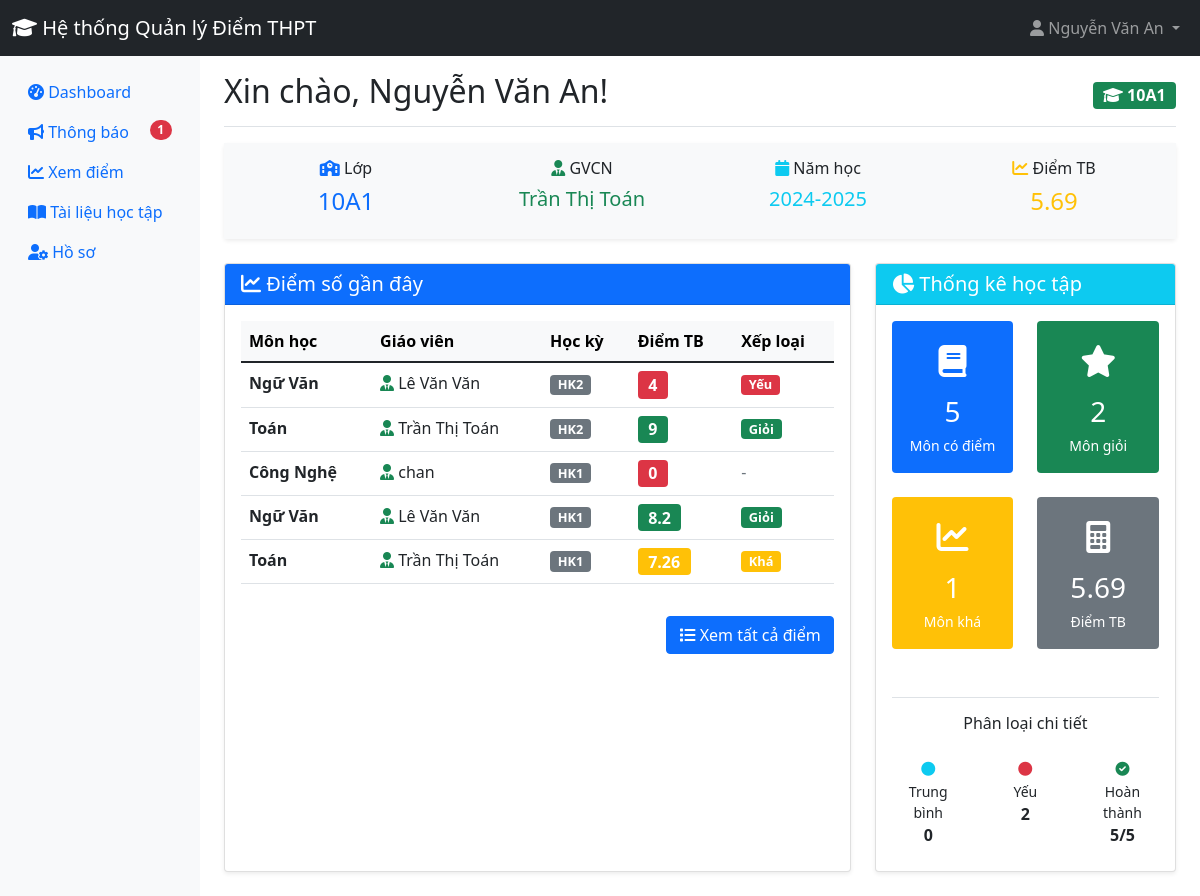
Page /student/dashboard.php (signed in) on the committed database.
### tables this page shows
CREATE TABLE `users` (
  `id` int(11) NOT NULL,
  `username` varchar(50) NOT NULL,
  `password` varchar(255) NOT NULL,
  `role` enum('admin','teacher','student') NOT NULL,
  `full_name` varchar(100) NOT NULL,
  `email` varchar(100) DEFAULT NULL,
  `phone` varchar(20) DEFAULT NULL,
  `created_at` timestamp NOT NULL DEFAULT current_timestamp(),
  `status` enum('active','inactive') DEFAULT 'active',
  `teacher_type` enum('homeroom','subject') DEFAULT 'subject'
);

CREATE TABLE `classes` (
  `id` int(11) NOT NULL,
  `class_name` varchar(50) NOT NULL,
  `grade` int(11) NOT NULL,
  `homeroom_teacher_id` int(11) DEFAULT NULL,
  `school_year` varchar(20) DEFAULT NULL
);

CREATE TABLE `scores` (
  `id` int(11) NOT NULL,
  `student_id` int(11) NOT NULL,
  `subject_id` int(11) NOT NULL,
  `class_id` int(11) NOT NULL,
  `teacher_id` int(11) NOT NULL,
  `semester` int(11) NOT NULL,
  `school_year` varchar(20) NOT NULL,
  `oral_1` float DEFAULT NULL,
  `oral_2` float DEFAULT NULL,
  `oral_3` float DEFAULT NULL,
  `fifteen_min_1` float DEFAULT NULL,
  `fifteen_min_2` float DEFAULT NULL,
  `fifteen_min_3` float DEFAULT NULL,
  `forty_five_min_1` float DEFAULT NULL,
  `forty_five_min_2` float DEFAULT NULL,
  `forty_five_min_3` float DEFAULT NULL,
  `mid_term` float DEFAULT NULL,
  `final_term` float DEFAULT NULL,
  `average` float DEFAULT NULL,
  `score_entry_deadline` date DEFAULT NULL,
  `is_locked` tinyint(1) DEFAULT 0,
  `last_modified` timestamp NOT NULL DEFAULT current_timestamp() ON UPDATE current_timestamp()
);

CREATE TABLE `subjects` (
  `id` int(11) NOT NULL,
  `subject_name` varchar(100) NOT NULL,
  `subject_code` varchar(20) NOT NULL
);

### student/dashboard.php (the view, shortened to what the rows shown need)
<?php
require_once '../includes/config.php';
$student_id = $_SESSION['user_id'];
$stmt = $pdo->prepare("SELECT * FROM users WHERE id = ?");
$stmt->execute([$student_id]);
$student = $stmt->fetch();
$stmt = $pdo->prepare("
    SELECT c.*, u.full_name as teacher_name
    FROM class_students cs
    JOIN classes c ON cs.class_id = c.id
    LEFT JOIN users u ON c.homeroom_teacher_id = u.id
    WHERE cs.student_id = ? AND cs.school_year = '2024-2025'
");
$stmt->execute([$student_id]);
$current_class = $stmt->fetch();
$stmt = $pdo->prepare("
    SELECT s.subject_name, sc.average, sc.semester, sc.school_year, sc.teacher_id,
           u.full_name as teacher_name, u.email as teacher_email, u.phone as teacher_phone
    FROM scores sc
    JOIN subjects s ON sc.subject_id = s.id
    JOIN users u ON sc.teacher_id = u.id
    WHERE sc.student_id = ? AND sc.school_year = '2024-2025'
    ORDER BY sc.semester DESC, s.subject_name
    LIMIT 6
");
$stmt->execute([$student_id]);
$recent_scores = $stmt->fetchAll();
$overall_average = 0;
if ($recent_scores) {
    $total = 0;
    $count = 0;
    foreach ($recent_scores as $score) {
        if ($score['average'] !== null) {
            $total += $score['average'];
            $count++;
        }
    }
    $overall_average = $count > 0 ? round($total / $count, 2) : 0;
}
?>
<!DOCTYPE html>
<html lang="vi">
<head>
    <link href="https://cdn.jsdelivr.net/npm/bootstrap@5.1.3/dist/css/bootstrap.min.css" rel="stylesheet">
    <link href="https://cdnjs.cloudflare.com/ajax/libs/font-awesome/6.0.0/css/all.min.css" rel="stylesheet">
</head>
<body>
    <div class="container-fluid">
        <div class="row">
            <main class="col-md-9 ms-sm-auto col-lg-10 px-md-4">
                <div class="d-flex justify-content-between flex-wrap flex-md-nowrap align-items-center pt-3 pb-2 mb-3 border-bottom">
                    <h1 class="h2">Xin chào, <?php echo htmlspecialchars($student['full_name']); ?>!</h1>
                    <div class="btn-toolbar mb-2 mb-md-0">
                        <span class="badge bg-success fs-6">
                            <i class="fas fa-graduation-cap"></i>
                            <?php echo $current_class ? htmlspecialchars($current_class['class_name']) : 'Chưa có lớp'; ?>
                        </span>
                    </div>
                </div>
                <?php if ($current_class): ?>
                    <div class="row mb-4">
                        <div class="col-12">
                            <div class="card border-0 shadow-sm">
                                <div class="card-body bg-light">
                                    <div class="row text-center">
                                        <div class="col-md-3">
                                            <h6><i class="fas fa-school text-primary"></i> Lớp</h6>
                                            <h4 class="text-primary"><?php echo htmlspecialchars($current_class['class_name']); ?></h4>
                                        </div>
                                        <div class="col-md-3">
                                            <h6><i class="fas fa-user-tie text-success"></i> GVCN</h6>
                                            <h5 class="text-success"><?php echo htmlspecialchars($current_class['teacher_name'] ?? 'Chưa có'); ?></h5>
                                        </div>
                                        <div class="col-md-3">
                                            <h6><i class="fas fa-calendar text-info"></i> Năm học</h6>
                                            <h5 class="text-info"><?php echo htmlspecialchars($current_class['school_year']); ?></h5>
                                        </div>
                                        <div class="col-md-3">
                                            <h6><i class="fas fa-chart-line text-warning"></i> Điểm TB</h6>
                                            <h4 class="text-warning"><?php echo $overall_average; ?></h4>
                                        </div>
                                    </div>
                                </div>
                            </div>
                        </div>
                    </div>
                <?php endif; ?>
                <div class="row mb-4">
                    <div class="col-md-8">
                        <div class="card shadow-sm h-100">
                            <div class="card-body">
                                <?php if ($recent_scores): ?>
                                    <div class="table-responsive">
                                        <table class="table table-hover score-table">
                                            <thead class="table-light">
                                                <tr>
                                                    <th>Môn học</th>
                                                    <th>Giáo viên</th>
                                                    <th>Học kỳ</th>
                                                    <th>Điểm TB</th>
                                                    <th>Xếp loại</th>
                                                </tr>
                                            </thead>
                                            <tbody>
                                                <?php foreach ($recent_scores as $score): ?>
                                                <tr>
                                                    <td>
                                                        <strong><?php echo htmlspecialchars($score['subject_name']); ?></strong>
                                                    </td>
                                                    <td>
                                                        <div class="teacher-info-popup"
                                                             data-bs-toggle="tooltip"
                                                             title="Email: <?php echo htmlspecialchars($score['teacher_email'] ?? 'Chưa có'); ?>&#10;Điện thoại: <?php echo htmlspecialchars($score['teacher_phone'] ?? 'Chưa có'); ?>">
                                                            <i class="fas fa-user-tie text-success"></i>
                                                            <?php echo htmlspecialchars($score['teacher_name']); ?>
                                                        </div>
                                                    </td>
                                                    <td>
                                                        <span class="badge bg-secondary subject-badge">HK<?php echo htmlspecialchars($score['semester']); ?></span>
                                                    </td>
                                                    <td>
                                                        <span class="badge bg-<?php
                                                            echo ($score['average'] >= 8) ? 'success' :
                                                                (($score['average'] >= 6.5) ? 'warning' :
                                                                (($score['average'] >= 5) ? 'info' : 'danger'));
                                                        ?> fs-6">
                                                            <?php echo $score['average'] ?? 'Chưa có'; ?>
                                                        </span>
                                                    </td>
                                                    <td>
                                                        <?php if ($score['average']): ?>
                                                            <?php
                                                            if ($score['average'] >= 8) echo '<span class="badge bg-success subject-badge">Giỏi</span>';
                                                            elseif ($score['average'] >= 6.5) echo '<span class="badge bg-warning subject-badge">Khá</span>';
                                                            elseif ($score['average'] >= 5) echo '<span class="badge bg-info subject-badge">Trung bình</span>';
                                                            else echo '<span class="badge bg-danger subject-badge">Yếu</span>';
                                                            ?>
                                                        <?php else: ?>
                                                            <span class="text-muted">-</span>
                                                        <?php endif; ?>
                                                    </td>
                                                </tr>
                                                <?php endforeach; ?>
                                            </tbody>
                                        </table>
                                    </div>
                                <?php endif; ?>
                            </div>
                        </div>
                    </div>
                </div>
            </main>
        </div>
    </div>
</body>
</html>

### rows in the picture
users: full_name "Nguyễn Văn An"
classes: class_name "10A1", homeroom_teacher.full_name "Trần Thị Toán", school_year "2024-2025"
scores: subject.subject_name "Ngữ Văn", teacher.full_name "Lê Văn Văn", semester "2", average "4", shows "Yếu"
scores: subject.subject_name "Toán", teacher.full_name "Trần Thị Toán", semester "2", average "9", shows "Giỏi"
scores: subject.subject_name "Công Nghệ", teacher.full_name "chan", semester "1", average "0"
scores: subject.subject_name "Ngữ Văn", teacher.full_name "Lê Văn Văn", semester "1", average "8.2", shows "Giỏi"
scores: subject.subject_name "Toán", teacher.full_name "Trần Thị Toán", semester "1", average "7.26", shows "Khá"

### other values in the picture
SITE_NAME "Hệ thống Quản lý Điểm THPT"
$_SESSION['full_name'] "Nguyễn Văn An"
$total_unread "1"
$overall_average "5.69"
$total_subjects "5"
$excellent_count "2"
$good_count "1"
$average_count "0"
$weak_count "2"
